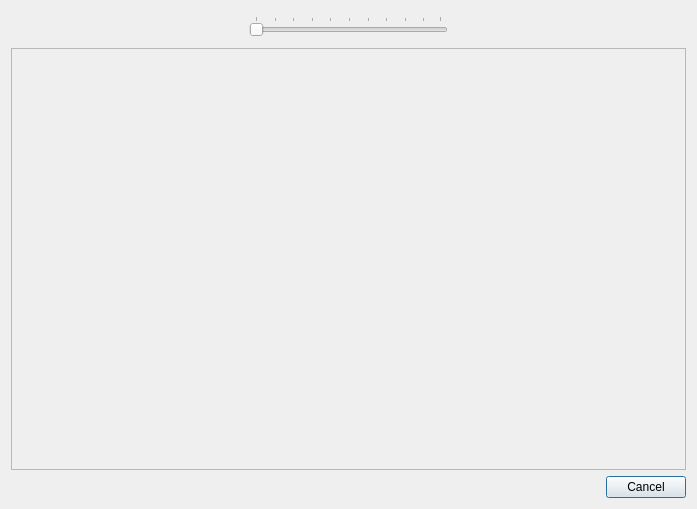
<?xml version="1.0" encoding="UTF-8"?>
<ui version="4.0">
 <class>Dialog</class>
 <widget class="QDialog" name="Dialog">
  <property name="geometry">
   <rect>
    <x>0</x>
    <y>0</y>
    <width>697</width>
    <height>509</height>
   </rect>
  </property>
  <property name="windowTitle">
   <string>Character Map</string>
  </property>
  <layout class="QVBoxLayout" name="verticalLayout">
   <item>
    <layout class="QHBoxLayout" name="horizontalLayout">
     <item>
      <spacer name="horizontalSpacer_2">
       <property name="orientation">
        <enum>Qt::Horizontal</enum>
       </property>
       <property name="sizeHint" stdset="0">
        <size>
         <width>40</width>
         <height>20</height>
        </size>
       </property>
      </spacer>
     </item>
     <item>
      <widget class="QToolButton" name="ZoomOut">
       <property name="text">
        <string notr="true"/>
       </property>
       <property name="icon">
        <iconset>
         <normaloff>ZoomOut.svg</normaloff>ZoomOut.svg</iconset>
       </property>
       <property name="iconSize">
        <size>
         <width>24</width>
         <height>24</height>
        </size>
       </property>
       <property name="autoRaise">
        <bool>true</bool>
       </property>
      </widget>
     </item>
     <item>
      <widget class="QSlider" name="ZoomSlider">
       <property name="orientation">
        <enum>Qt::Horizontal</enum>
       </property>
       <property name="tickPosition">
        <enum>QSlider::TicksAbove</enum>
       </property>
      </widget>
     </item>
     <item>
      <widget class="QToolButton" name="ZoomIn">
       <property name="text">
        <string notr="true"/>
       </property>
       <property name="icon">
        <iconset>
         <normaloff>ZoomIn.svg</normaloff>ZoomIn.svg</iconset>
       </property>
       <property name="iconSize">
        <size>
         <width>24</width>
         <height>24</height>
        </size>
       </property>
       <property name="autoRaise">
        <bool>true</bool>
       </property>
      </widget>
     </item>
     <item>
      <spacer name="horizontalSpacer">
       <property name="orientation">
        <enum>Qt::Horizontal</enum>
       </property>
       <property name="sizeHint" stdset="0">
        <size>
         <width>40</width>
         <height>20</height>
        </size>
       </property>
      </spacer>
     </item>
    </layout>
   </item>
   <item>
    <widget class="QScrollArea" name="ScrollArea">
     <widget class="QWidget" name="scrollAreaWidgetContents">
      <property name="geometry">
       <rect>
        <x>0</x>
        <y>0</y>
        <width>0</width>
        <height>0</height>
       </rect>
      </property>
     </widget>
    </widget>
   </item>
   <item>
    <widget class="QDialogButtonBox" name="buttonBox">
     <property name="orientation">
      <enum>Qt::Horizontal</enum>
     </property>
     <property name="standardButtons">
      <set>QDialogButtonBox::Cancel</set>
     </property>
    </widget>
   </item>
  </layout>
 </widget>
 <resources/>
 <connections>
  <connection>
   <sender>buttonBox</sender>
   <signal>accepted()</signal>
   <receiver>Dialog</receiver>
   <slot>accept()</slot>
   <hints>
    <hint type="sourcelabel">
     <x>248</x>
     <y>254</y>
    </hint>
    <hint type="destinationlabel">
     <x>157</x>
     <y>274</y>
    </hint>
   </hints>
  </connection>
  <connection>
   <sender>buttonBox</sender>
   <signal>rejected()</signal>
   <receiver>Dialog</receiver>
   <slot>reject()</slot>
   <hints>
    <hint type="sourcelabel">
     <x>316</x>
     <y>260</y>
    </hint>
    <hint type="destinationlabel">
     <x>286</x>
     <y>274</y>
    </hint>
   </hints>
  </connection>
 </connections>
</ui>
